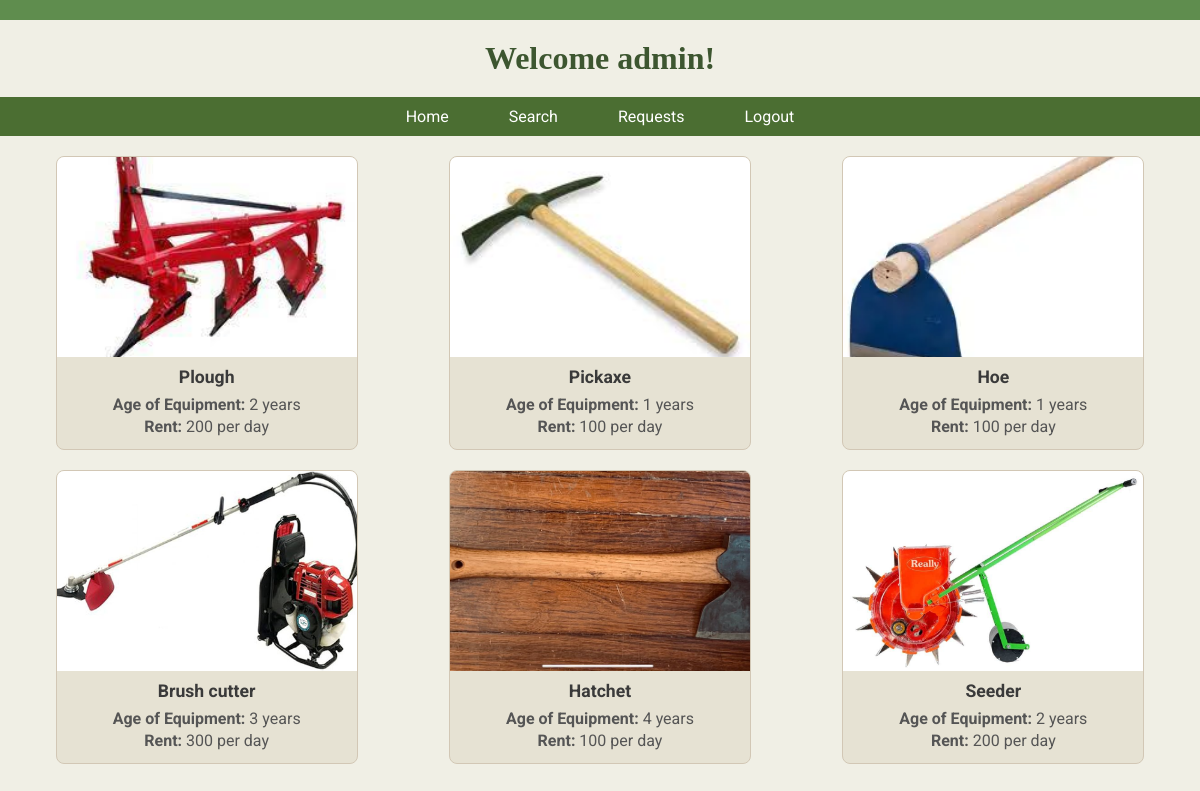
Page /customerpage/ (signed in) on the committed database.
### farmapp/models.py (models this page shows, shortened)
class Equipment(models.Model):
    s_no=models.AutoField
    equipmentholder_id=models.IntegerField(null=True)
    equipment_id=models.IntegerField(null=True)
    username=models.CharField(max_length=75,default="")
    password=models.CharField(max_length=75,default="")
    phone_no=models.IntegerField(null=True)
    village=models.CharField(max_length=75,default="")
    taluka=models.CharField(max_length=75,default="")
    district=models.CharField(max_length=75,default="")
    description=models.TextField(default="")
    old=models.IntegerField(null=True)
    equipmentname=models.CharField(max_length=75,default="")
    rent=models.IntegerField()
    image1= models.ImageField(upload_to="farmapp/images",default="")
    image2= models.ImageField(upload_to="farmapp/images",default="")

### farmapp/views.py (the view)
# urls.py: path('customerpage/',views.customerpage,name='customerpage'),
def customerpage(request):
    if request.user.is_authenticated:
        allequipments = Equipment.objects.all()
        name = request.user.username
        return render(request,'customer.html',{'name':name,'allequipments':allequipments})
    return redirect('indexpage')

### templates/customer.html (shortened to what this page needs)
<!DOCTYPE html>
<html lang="en">
<head>
    {% load static %}
    <link rel="stylesheet" href="{% static 'customer.css' %}">
</head>
<body>
    <header>
    </header>
    <h1>Welcome {{name}}!</h1>
    <nav>
        <ul class="navbar">
            <li><a href="/customerpage">Home</a></li>
            <li><a href="/searchpage">Search</a></li>
            <li><a href="/requests">Requests</a></li>
            <li><a href="/handlelogout" class="button">Logout</a></li>
        </ul>
    </nav>
    <main>
        <div class="container">
            <div class="equipment-grid">
                {% for i in allequipments %}
                <a href="/equipmentdetail/{{ i.equipment_id}}" class="equipment-item">
                    <div class="equipment-image">
                        <img src="/media/{{ i.image1 }}" alt="{{ i.equipmentname }}">
                    </div>
                    <div class="equipment-info">
                        <h2>{{ i.equipmentname }}</h2>
                        <p><strong>Age of Equipment:</strong> {{ i.old }} years</p>
                        <p><strong>Rent:</strong> {{ i.rent }} per day</p>
                    </div>
                </a>
                {% endfor %}
            </div>
        </div>
    </main>
</body>
</html>

### static/customer.css (style rules this page uses)
body { font-family: "Roboto", sans-serif; margin: 0; padding: 0; box-sizing: border-box; background-color: #f0efe5; color: #4b4b4b; }
h1 { font-family: "Patua One", cursive; text-align: center; margin: 20px 0; color: #3d5630; }
header { display: flex; justify-content: center; padding: 10px; background-color: #5f8d4e; color: white; }
.navbar { display: flex; justify-content: center; padding: 0; list-style: none; background-color: #4b6e32; margin: 0; }
.navbar li { margin: 0 15px; }
.navbar li a, .navbar li button a { color: white; text-decoration: none; padding: 10px 15px; border-radius: 4px; display: block; }
.container { padding: 20px; }
.equipment-grid { display: grid; grid-template-columns: repeat(3, 1fr); gap: 20px; justify-items: center; }
.equipment-item { background-color: #e6e2d3; border: 1px solid #d2c7b5; border-radius: 8px; overflow: hidden; text-decoration: none; color: #3a3a3a; transition: transform 0.3s, box-shadow 0.3s; width: 100%; max-width: 300px; }
.equipment-image { width: 100%; height: 0; padding-top: 66.66%; position: relative; }
.equipment-image img { position: absolute; top: 0; left: 0; width: 100%; height: 100%; object-fit: cover; }
.equipment-info { padding: 10px; text-align: center; }
.equipment-info h2 { margin: 0; font-size: 1.1em; margin-bottom: 8px; }
.equipment-info p { margin: 3px 0; color: #555; }

### rows in the picture
Equipment: image1 (picture), equipmentname "Plough", old "2", rent "200"
Equipment: image1 (picture), equipmentname "Pickaxe", old "1", rent "100"
Equipment: image1 (picture), equipmentname "Hoe", old "1", rent "100"
Equipment: image1 (picture), equipmentname "Brush cutter", old "3", rent "300"
Equipment: image1 (picture), equipmentname "Hatchet", old "4", rent "100"
Equipment: image1 (picture), equipmentname "Seeder", old "2", rent "200"

### other values in the picture
{{ name }} "admin"
